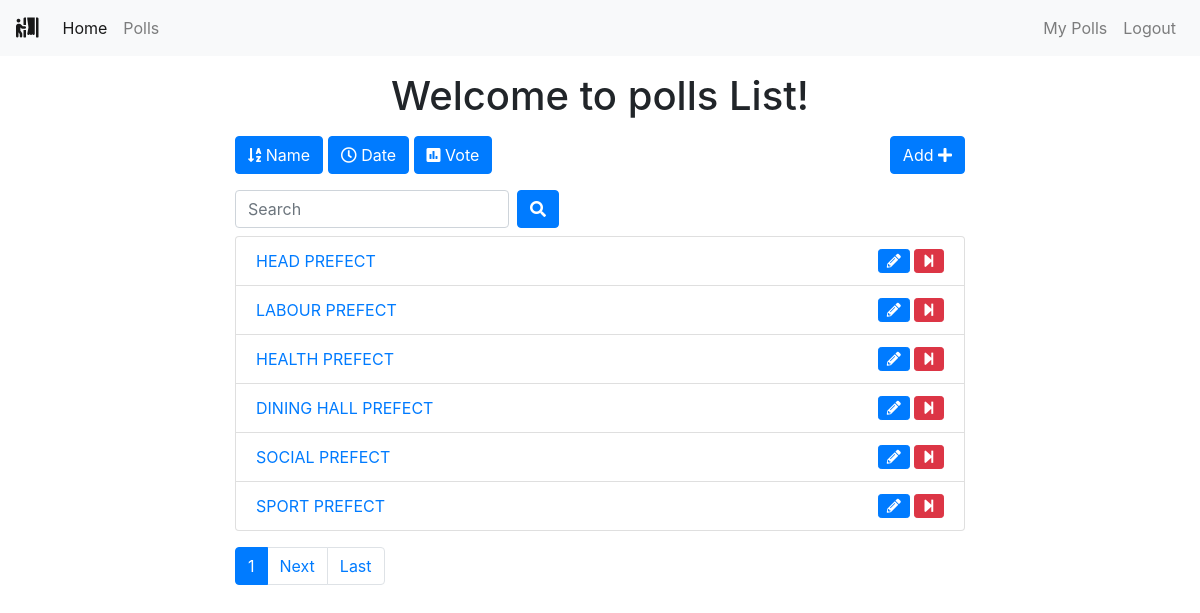
The app's page /polls/list/ (signed in) with its own data.
### polls/models.py (models this page shows, shortened)
class Poll(models.Model):
    owner = models.ForeignKey(User, on_delete=models.CASCADE)
    text = models.TextField()
    pub_date = models.DateTimeField(default=timezone.now)
    active = models.BooleanField(default=True)

### polls/views.py (the view)
# urls.py: path('list/', views.polls_list, name='list'),
@login_required()
def polls_list(request):
    all_polls = Poll.objects.all()
    search_term = ''
    if 'name' in request.GET:
        all_polls = all_polls.order_by('text')
    if 'date' in request.GET:
        all_polls = all_polls.order_by('pub_date')
    if 'vote' in request.GET:
        all_polls = all_polls.annotate(Count('vote')).order_by('vote__count')
    if 'search' in request.GET:
        search_term = request.GET['search']
        all_polls = all_polls.filter(text__icontains=search_term)
    paginator = Paginator(all_polls, 6)  # Show 6 contacts per page
    page = request.GET.get('page')
    polls = paginator.get_page(page)
    get_dict_copy = request.GET.copy()
    params = get_dict_copy.pop('page', True) and get_dict_copy.urlencode()
    print(params)
    context = {
        'polls': polls,
        'params': params,
        'search_term': search_term,
    }
    return render(request, 'polls/polls_list.html', context)

### polls/templates/polls/polls_list.html (shortened to what this page needs)
{% extends 'base.html' %}
{% block content %}
<div class="container">
    <div class="row">
        <div class="col-md-8 offset-sm-2">
            <h1 class="text-center mt-3 mb-3">Welcome to polls List!</h1>
            <a class="btn btn-{% if 'name' in request.GET %}warning{% else %}primary{% endif %} mb-3" href="?name=True"
                role="button"><i class="fas fa-sort-alpha-down"></i>
                Name</a>
            <a class="btn btn-{% if 'date' in request.GET %}warning{% else %}primary{% endif %} mb-3" href="?date=True"
                role="button"><i class="far fa-clock"></i> Date</a>
            <a class="btn btn-{% if 'vote' in request.GET %}warning{% else %}primary{% endif %} mb-3" href="?vote=True"
                role="button"><i class="fas fa-poll"></i> Vote</a>
            <a class="btn btn-primary mb-3 float-right" href="{% url 'polls:add' %}" role="button">Add <i class="fas fa-plus"></i></a>
            <form class="form-inline">
                <div class="form-group mr-sm-2 mb-2">
                    <input type="search" class="form-control" name="search" placeholder="Search" value={{ search_term }}>
                </div>
                <button type="submit" class="btn btn-primary mb-2"><i class="fas fa-search"></i></button>
            </form>
            <ul class="list-group">
                {% for poll in polls %}
                <li class="list-group-item"><a href="{% url 'polls:detail' poll.id %}">{{ poll.text|truncatewords:5 }}
                    </a>
                    {% if request.user == poll.owner %}
                    {% if poll.active %}
                    <a href="{% url 'polls:end_poll' poll.id %}" data-toggle="tooltip" data-placement="top" title="End Poll"
                        onclick="return confirm('Are you sure ?')"><i class="fas fa-step-forward float-right btn btn-danger btn-sm"></i></a>
                    {% endif %}
                    <a href="{% url 'polls:edit' poll.id %}" class="mr-3" data-toggle="tooltip" data-placement="top"
                        title="Edit Poll"><i class="fas fa-pencil-alt float-right btn btn-primary btn-sm mr-1"></i></a>
                    {% endif %}
                </li>
                {% endfor %}
            </ul>
            <nav class="mt-3">
                <ul class="pagination">
                    <li class="page-item active"><a class="page-link" href="">{{ polls.number }}</a></li>
                    {% if polls.has_next %}
                    <li class="page-item"><a class="page-link" href="?page={{ polls.next_page_number }}&{{ params }}">Next</a></li>
                    <li class="page-item"><a class="page-link" href="?page={{ polls.paginator.num_pages }}&{{ params }}">Last</a></li>
                    {% endif %}
                </ul>
            </nav>
        </div>
    </div>
</div>
{% endblock content %}

### templates/base.html (shortened to what this page needs)
{% load static %}
<!DOCTYPE html>
<html lang="en">
<head>
    <link rel="stylesheet" href="https://maxcdn.bootstrapcdn.com/bootstrap/4.0.0/css/bootstrap.min.css"
>
    <link rel="stylesheet" href="https://use.fontawesome.com/releases/v5.6.3/css/all.css"
>
</head>
<body>
    {% include 'includes/navbar.html' %}
    {% block content %}
    {% endblock content %}
</body>
</html>

### templates/includes/navbar.html (shortened to what this page needs)
<nav class="navbar navbar-expand-sm navbar-light bg-light">
    <a class="navbar-brand" href=""><i class="fas fa-person-booth"></i></a>
    <div class="collapse navbar-collapse" id="collapsibleNavId">
        <ul class="navbar-nav mr-auto mt-2 mt-lg-0">
            <li class="nav-item active">
                <a class="nav-link" href="{% url 'home' %}">Home <span class="sr-only">(current)</span></a>
            </li>
            <li class="nav-item">
                <a class="nav-link" href="{% url 'polls:list' %}">Polls</a>
            </li>
        </ul>
        <div class="navbar-nav ml-auto">
            {% if request.user.is_authenticated %}
            <a class="nav-link" href="{% url 'polls:list_by_user' %}">My Polls</a>
            <a class="nav-link" href="{% url 'accounts:logout' %}">Logout</a>
            {% else %}
            <a class="nav-link" href="{% url 'accounts:login' %}">Login</a>
            <a class="nav-link" href="{% url 'accounts:register' %}">Register</a>
            {% endif %}
        </div>
    </div>
</nav>

### records on screen
Poll: text "HEAD PREFECT", active True (drawn)
Poll: text "LABOUR PREFECT", active True (drawn)
Poll: text "HEALTH PREFECT", active True (drawn)
Poll: text "DINING HALL PREFECT", active True (drawn)
Poll: text "SOCIAL PREFECT", active True (drawn)
Poll: text "SPORT PREFECT", active True (drawn)

### other values on screen
{{ polls.number }} "1"
